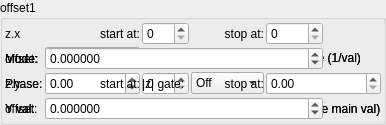
    <widget class="QGroupBox" name="groupBox_4">
     <property name="title">
      <string>offset1</string>
     </property>
     <layout class="QVBoxLayout" name="verticalLayout_6" stretch="0">
      <property name="spacing">
       <number>2</number>
      </property>
      <property name="leftMargin">
       <number>2</number>
      </property>
      <property name="topMargin">
       <number>2</number>
      </property>
      <property name="rightMargin">
       <number>2</number>
      </property>
      <property name="bottomMargin">
       <number>2</number>
      </property>
      <item>
       <layout class="QGridLayout" name="gridLayout_12" columnstretch="0,0,0,0,0">
        <property name="spacing">
         <number>2</number>
        </property>
        <item row="0" column="4">
         <widget class="MySpinBox" name="spinboxInt_transf_multiplier_stop_iter_4">
          <property name="sizePolicy">
           <sizepolicy hsizetype="Minimum" vsizetype="Maximum">
            <horstretch>0</horstretch>
            <verstretch>0</verstretch>
           </sizepolicy>
          </property>
          <property name="maximum">
           <number>999</number>
          </property>
         </widget>
        </item>
      <item row="1" column="0">
       <widget class="QLabel"><property name="text"><string>Mode:</string></property></widget>
      </item>
      <item row="1" column="1">
       <widget class="MyComboBox" name="comboBox_transf_multiplier_value_mode_4">
        <item><property name="text"><string notr="true">Constant</string></property></item>
        <item><property name="text"><string notr="true">Sine</string></property></item>
        <item><property name="text"><string notr="true">Ramp</string></property></item>
        <item><property name="text"><string notr="true">Exponential</string></property></item>
        <item><property name="text"><string notr="true">Triangle</string></property></item>
        <item><property name="text"><string notr="true">Square</string></property></item>
        <item><property name="text"><string notr="true">Smoothstep</string></property></item>
        <item><property name="text"><string notr="true">Noise</string></property></item>
        <item><property name="text"><string notr="true">Ping-pong</string></property></item>
        <item><property name="text"><string notr="true">Stepped</string></property></item>
       </widget>
      </item>
      <item row="1" column="2">
       <widget class="QLabel"><property name="text"><string>Freq:</string></property></widget>
      </item>
      <item row="1" column="3">
       <widget class="MyDoubleSpinBox" name="spinbox_transf_multiplier_frequency_4">
        <property name="minimum"><double>0.01</double></property><property name="maximum"><double>100.0</double></property>
        <property name="singleStep"><double>0.1</double></property><property name="value"><double>1.0</double></property>
       </widget>
      </item>
      <item row="1" column="4" colspan="2">
       <widget class="MyCheckBox" name="checkBox_transf_multiplier_inverse_4">
        <property name="text"><string>Inverse (1/val)</string></property>
       </widget>
      </item>
      <item row="2" column="0">
       <widget class="QLabel"><property name="text"><string>Phase:</string></property></widget>
      </item>
      <item row="2" column="1">
       <widget class="MyDoubleSpinBox" name="spinbox_transf_multiplier_phase_4">
        <property name="minimum"><double>-10.0</double></property><property name="maximum"><double>10.0</double></property>
        <property name="singleStep"><double>0.1</double></property><property name="value"><double>0.0</double></property>
       </widget>
      </item>
      <item row="2" column="2">
       <widget class="QLabel"><property name="text"><string>|z| gate:</string></property></widget>
      </item>
      <item row="2" column="3">
       <widget class="MyComboBox" name="comboBox_transf_multiplier_threshold_mode_4">
        <item><property name="text"><string notr="true">Off</string></property></item>
        <item><property name="text"><string notr="true">&gt; thresh</string></property></item>
        <item><property name="text"><string notr="true">&lt; thresh</string></property></item>
       </widget>
      </item>
      <item row="2" column="4" colspan="2">
       <widget class="MyDoubleSpinBox" name="spinbox_transf_multiplier_threshold_4">
        <property name="minimum"><double>0.0</double></property><property name="maximum"><double>1000.0</double></property>
        <property name="singleStep"><double>0.1</double></property><property name="value"><double>0.0</double></property>
       </widget>
      </item>
      <item row="3" column="0">
       <widget class="QLabel"><property name="text"><string>Y val:</string></property></widget>
      </item>
      <item row="3" column="1">
       <widget class="MyDoubleSpinBox" name="spinbox_transf_multiplier_scale_y_4">
        <property name="minimum"><double>-100.0</double></property><property name="maximum"><double>100.0</double></property>
        <property name="singleStep"><double>0.01</double></property><property name="value"><double>0.0</double></property>
       </widget>
      </item>
      <item row="3" column="2">
       <widget class="QLabel"><property name="text"><string>Z val:</string></property></widget>
      </item>
      <item row="3" column="3">
       <widget class="MyDoubleSpinBox" name="spinbox_transf_multiplier_scale_z_4">
        <property name="minimum"><double>-100.0</double></property><property name="maximum"><double>100.0</double></property>
        <property name="singleStep"><double>0.01</double></property><property name="value"><double>0.0</double></property>
       </widget>
      </item>
      <item row="3" column="4" colspan="2">
       <widget class="QLabel"><property name="text"><string notr="true">(Y/Z: 0=use main val)</string></property></widget>
      </item>
        <item row="2" column="0">
         <widget class="QLabel" name="label_48">
          <property name="text">
           <string notr="true">z.y</string>
          </property>
         </widget>
        </item>
        <item row="3" column="0">
         <widget class="QLabel" name="label_112">
          <property name="text">
           <string>offset:</string>
          </property>
         </widget>
        </item>
        <item row="2" column="2">
         <widget class="MySpinBox" name="spinboxInt_transf_multiplier_start_iter_5">
          <property name="sizePolicy">
           <sizepolicy hsizetype="Minimum" vsizetype="Maximum">
            <horstretch>0</horstretch>
            <verstretch>0</verstretch>
           </sizepolicy>
          </property>
          <property name="maximum">
           <number>999</number>
          </property>
         </widget>
        </item>
        <item row="0" column="2">
         <widget class="MySpinBox" name="spinboxInt_transf_multiplier_start_iter_4">
          <property name="sizePolicy">
           <sizepolicy hsizetype="Minimum" vsizetype="Maximum">
            <horstretch>0</horstretch>
            <verstretch>0</verstretch>
           </sizepolicy>
          </property>
          <property name="maximum">
           <number>999</number>
          </property>
         </widget>
        </item>
        <item row="0" column="0">
         <widget class="QLabel" name="label_44">
          <property name="text">
           <string notr="true">z.x</string>
          </property>
         </widget>
        </item>
        <item row="2" column="4">
         <widget class="MySpinBox" name="spinboxInt_transf_multiplier_stop_iter_5">
          <property name="sizePolicy">
           <sizepolicy hsizetype="Minimum" vsizetype="Maximum">
            <horstretch>0</horstretch>
            <verstretch>0</verstretch>
           </sizepolicy>
          </property>
          <property name="maximum">
           <number>999</number>
          </property>
         </widget>
        </item>
      <item row="1" column="0">
       <widget class="QLabel"><property name="text"><string>Mode:</string></property></widget>
      </item>
      <item row="1" column="1">
       <widget class="MyComboBox" name="comboBox_transf_multiplier_value_mode_5">
        <item><property name="text"><string notr="true">Constant</string></property></item>
        <item><property name="text"><string notr="true">Sine</string></property></item>
        <item><property name="text"><string notr="true">Ramp</string></property></item>
        <item><property name="text"><string notr="true">Exponential</string></property></item>
        <item><property name="text"><string notr="true">Triangle</string></property></item>
        <item><property name="text"><string notr="true">Square</string></property></item>
        <item><property name="text"><string notr="true">Smoothstep</string></property></item>
        <item><property name="text"><string notr="true">Noise</string></property></item>
        <item><property name="text"><string notr="true">Ping-pong</string></property></item>
        <item><property name="text"><string notr="true">Stepped</string></property></item>
       </widget>
      </item>
      <item row="1" column="2">
       <widget class="QLabel"><property name="text"><string>Freq:</string></property></widget>
      </item>
      <item row="1" column="3">
       <widget class="MyDoubleSpinBox" name="spinbox_transf_multiplier_frequency_5">
        <property name="minimum"><double>0.01</double></property><property name="maximum"><double>100.0</double></property>
        <property name="singleStep"><double>0.1</double></property><property name="value"><double>1.0</double></property>
       </widget>
      </item>
      <item row="1" column="4" colspan="2">
       <widget class="MyCheckBox" name="checkBox_transf_multiplier_inverse_5">
        <property name="text"><string>Inverse (1/val)</string></property>
       </widget>
      </item>
      <item row="2" column="0">
       <widget class="QLabel"><property name="text"><string>Phase:</string></property></widget>
      </item>
      <item row="2" column="1">
       <widget class="MyDoubleSpinBox" name="spinbox_transf_multiplier_phase_5">
        <property name="minimum"><double>-10.0</double></property><property name="maximum"><double>10.0</double></property>
        <property name="singleStep"><double>0.1</double></property><property name="value"><double>0.0</double></property>
       </widget>
      </item>
      <item row="2" column="2">
       <widget class="QLabel"><property name="text"><string>|z| gate:</string></property></widget>
      </item>
      <item row="2" column="3">
       <widget class="MyComboBox" name="comboBox_transf_multiplier_threshold_mode_5">
        <item><property name="text"><string notr="true">Off</string></property></item>
        <item><property name="text"><string notr="true">&gt; thresh</string></property></item>
        <item><property name="text"><string notr="true">&lt; thresh</string></property></item>
       </widget>
      </item>
      <item row="2" column="4" colspan="2">
       <widget class="MyDoubleSpinBox" name="spinbox_transf_multiplier_threshold_5">
        <property name="minimum"><double>0.0</double></property><property name="maximum"><double>1000.0</double></property>
        <property name="singleStep"><double>0.1</double></property><property name="value"><double>0.0</double></property>
       </widget>
      </item>
      <item row="3" column="0">
       <widget class="QLabel"><property name="text"><string>Y val:</string></property></widget>
      </item>
      <item row="3" column="1">
       <widget class="MyDoubleSpinBox" name="spinbox_transf_multiplier_scale_y_5">
        <property name="minimum"><double>-100.0</double></property><property name="maximum"><double>100.0</double></property>
        <property name="singleStep"><double>0.01</double></property><property name="value"><double>0.0</double></property>
       </widget>
      </item>
      <item row="3" column="2">
       <widget class="QLabel"><property name="text"><string>Z val:</string></property></widget>
      </item>
      <item row="3" column="3">
       <widget class="MyDoubleSpinBox" name="spinbox_transf_multiplier_scale_z_5">
        <property name="minimum"><double>-100.0</double></property><property name="maximum"><double>100.0</double></property>
        <property name="singleStep"><double>0.01</double></property><property name="value"><double>0.0</double></property>
       </widget>
      </item>
      <item row="3" column="4" colspan="2">
       <widget class="QLabel"><property name="text"><string notr="true">(Y/Z: 0=use main val)</string></property></widget>
      </item>
        <item row="1" column="0">
         <widget class="QLabel" name="label_111">
          <property name="text">
           <string>offset:</string>
          </property>
         </widget>
        </item>
        <item row="0" column="1">
         <widget class="QLabel" name="label_63">
          <property name="layoutDirection">
           <enum>Qt::LeftToRight</enum>
          </property>
          <property name="text">
           <string>start at:</string>
          </property>
          <property name="alignment">
           <set>Qt::AlignRight|Qt::AlignTrailing|Qt::AlignVCenter</set>
          </property>
         </widget>
        </item>
        <item row="0" column="3">
         <widget class="QLabel" name="label_64">
          <property name="text">
           <string>stop at:</string>
          </property>
          <property name="alignment">
           <set>Qt::AlignRight|Qt::AlignTrailing|Qt::AlignVCenter</set>
          </property>
         </widget>
        </item>
        <item row="2" column="1">
         <widget class="QLabel" name="label_65">
          <property name="layoutDirection">
           <enum>Qt::LeftToRight</enum>
          </property>
          <property name="text">
           <string>start at:</string>
          </property>
          <property name="alignment">
           <set>Qt::AlignRight|Qt::AlignTrailing|Qt::AlignVCenter</set>
          </property>
         </widget>
        </item>
        <item row="1" column="1" colspan="4">
         <widget class="MyDoubleSpinBox" name="spinbox_transf_offset_1">
          <property name="sizePolicy">
           <sizepolicy hsizetype="Minimum" vsizetype="Maximum">
            <horstretch>0</horstretch>
            <verstretch>0</verstretch>
           </sizepolicy>
          </property>
          <property name="prefix">
           <string/>
          </property>
          <property name="suffix">
           <string/>
          </property>
          <property name="decimals">
           <number>6</number>
          </property>
          <property name="minimum">
           <double>-99.989999999999995</double>
          </property>
          <property name="maximum">
           <double>99.989999999999995</double>
          </property>
          <property name="singleStep">
           <double>0.100000000000000</double>
          </property>
         </widget>
        </item>
        <item row="3" column="1" colspan="4">
         <widget class="MyDoubleSpinBox" name="spinbox_transf_offsetA_1">
          <property name="sizePolicy">
           <sizepolicy hsizetype="Minimum" vsizetype="Maximum">
            <horstretch>0</horstretch>
            <verstretch>0</verstretch>
           </sizepolicy>
          </property>
          <property name="prefix">
           <string/>
          </property>
          <property name="suffix">
           <string/>
          </property>
          <property name="decimals">
           <number>6</number>
          </property>
          <property name="minimum">
           <double>-99.989999999999995</double>
          </property>
          <property name="maximum">
           <double>99.989999999999995</double>
          </property>
          <property name="singleStep">
           <double>0.100000000000000</double>
          </property>
         </widget>
        </item>
        <item row="2" column="3">
         <widget class="QLabel" name="label_68">
          <property name="text">
           <string>stop at:</string>
          </property>
          <property name="alignment">
           <set>Qt::AlignRight|Qt::AlignTrailing|Qt::AlignVCenter</set>
          </property>
         </widget>
        </item>
       </layout>
      </item>
     </layout>
    </widget>
